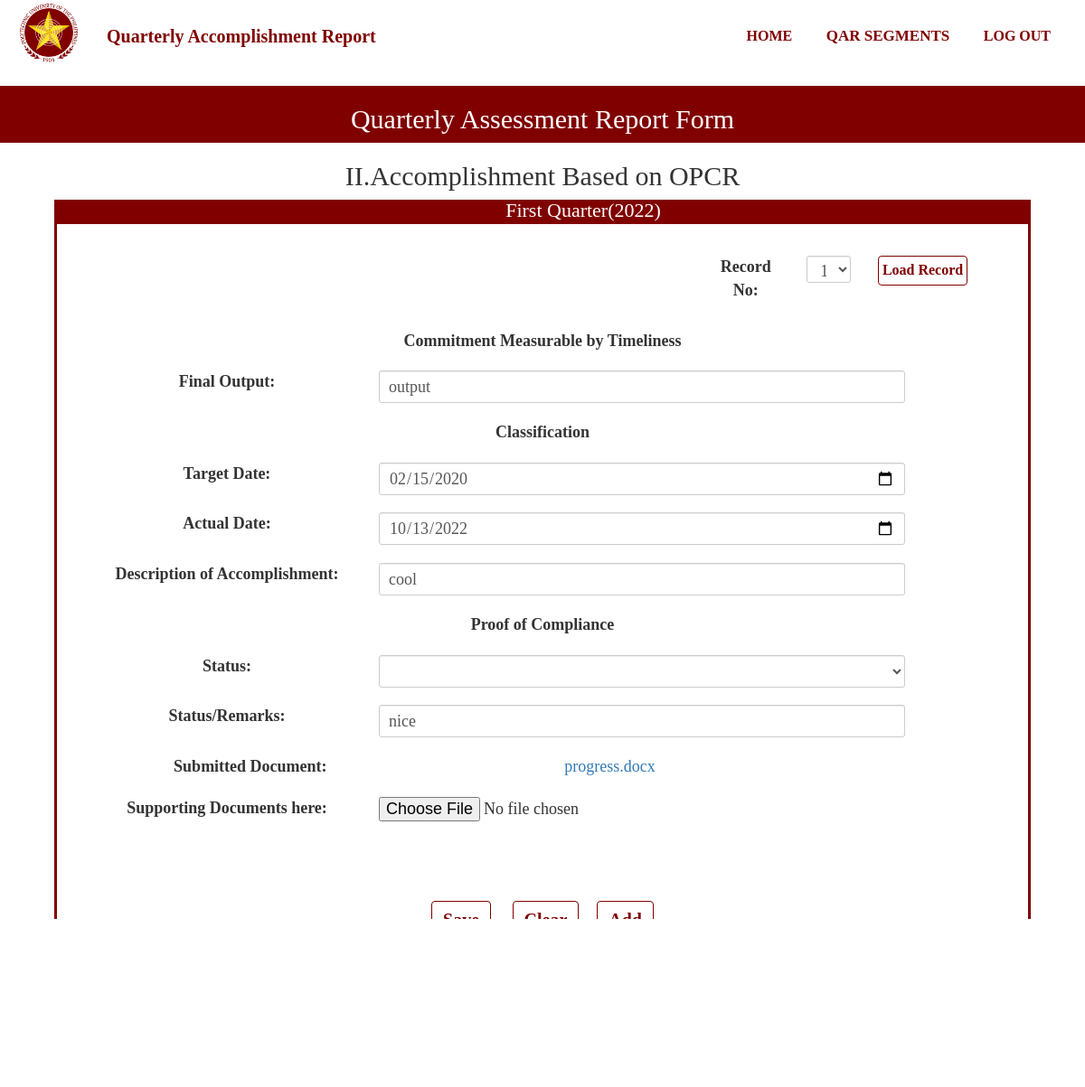
The page /AccomplishmentOPCR3.php?Record=1 (signed in) on the database its author committed.
### tables this page shows
CREATE TABLE `quarter` (
  `QuarterId` bigint(11) NOT NULL,
  `QuarterPart` varchar(50) NOT NULL,
  `QuarterStart` date NOT NULL,
  `QuarterEnd` date NOT NULL,
  `QuarterProgress` varchar(50) NOT NULL,
  `YearId` bigint(20) NOT NULL
);

CREATE TABLE `schoolyear` (
  `YearId` bigint(20) NOT NULL,
  `SchoolYear` varchar(50) NOT NULL
);

CREATE TABLE `user` (
  `UserId` bigint(20) NOT NULL,
  `UserName` varchar(50) NOT NULL,
  `UserPassword` varchar(20) NOT NULL,
  `UserLevel` varchar(20) NOT NULL,
  `RealName` varchar(50) NOT NULL,
  `College` varchar(50) NOT NULL,
  `Faculty_id` bigint(20) NOT NULL,
  `UserEmail` varchar(100) NOT NULL,
  `code` int(11) NOT NULL,
  `UserPhoto` varchar(100) NOT NULL
);

CREATE TABLE `opcrt` (
  `OtId` bigint(20) NOT NULL,
  `SubmissionId` bigint(20) NOT NULL,
  `OtOutput` varchar(50) NOT NULL,
  `OtTargetDate` date NOT NULL,
  `OtActualDate` date NOT NULL,
  `OtDesc` varchar(50) NOT NULL,
  `OtStatus` varchar(50) NOT NULL,
  `OtRemarks` varchar(50) NOT NULL,
  `OtFilename` varchar(100) NOT NULL,
  `OtTempName` varchar(100) NOT NULL,
  `RevStat` int(11) NOT NULL
);

### functions.php (called while the page is built, shortened)
<?php
function check_login($con)
{
    if(isset($_SESSION['UserId']))
    {
        $id = $_SESSION['UserId'];
        $query = "select * from user where UserId = '$id' limit 1";
        $result = mysqli_query($con,$query);
        if($result && mysqli_num_rows($result)>0)
        {
            $user_data = mysqli_fetch_assoc($result);
            return $user_data;
        }
    }
    die;
}
?>

### AccomplishmentOPCR3.php (the view, shortened to what this page needs)
<?php
include("connection.php");
include("functions.php");
include("navbar.php");
$user_data = check_login($con);
$test = $user_data['UserId'];
$resul = $con->query("SELECT OtId FROM opcrt WHERE SubmissionId = (SELECT SubmissionId FROM submission WHERE UserId = '$test' AND (SubmissionStatus = 'Ongoing' OR SubmissionStatus = 'Submitted') AND QuarterId = (SELECT QuarterId FROM quarter WHERE QuarterProgress='Ongoing')) ORDER BY OtId DESC");
$quarter = $con->query("SELECT QuarterPart FROM quarter WHERE QuarterProgress = 'Ongoing'");
$quarteryear = $con->query("SELECT SchoolYear FROM schoolyear WHERE YearId = (SELECT YearId FROM quarter WHERE QuarterProgress = 'Ongoing')");
while($qu = $quarter->fetch_assoc())
{
    $q = $qu['QuarterPart'];
}
while($quy = $quarteryear->fetch_assoc())
{
    $qy = $quy['SchoolYear'];
}
?>
<section id="inner-headline">
    <div class="container">
        <div class="row">
            <div class="col-lg-12">
                <h2 class="pageTitle">Quarterly Assessment Report Form</h2>
            </div>
        </div>
    </div>
</section>
<section id="Form-banner">
    <div class="container">
        <div class="row">
            <div class="col-lg-12">
                <h2 class="pageTitle">II.Accomplishment Based on OPCR</h2>
            </div>
        </div>
    </div>
</section>
<section id="part-banner">
    <div class="container">
        <div class="row">
            <div class="col-lg-12">
            <h4 style="margin:0 auto; padding:0; text-align:center;" class="pageTitle"><?php echo $q; echo "($qy)";?></h4>
            </div>
        </div>
    </div>
</section>
<div class="Form-Group1">
    <form action="" method="GET">
        <div class="form-group">
            <div class="col-md-4"style="margin:15px; float:right;">
                <label class="col-md-4 control-label" for="Status">Record No:</label>
                <div class="col-lg-3">
                <select class="form-control input-sm" name="Record" id="Record">
                    <?php
                            if($resul->num_rows == 0)
                            {
                                echo "<option value=''>1</option>";
                            }
                        ?>
                    </select>
                </div>
                <div class="col-lg-2">
                    <button class="btn btn-primary" style="padding:4px; font-size:16px; margin:0 auto;" type="load" onclick="return confirm('Do you want to load this record?');">Load Record</button>
                </div>
            </div>
        </div>
    </form>
    <form name="actorInsert" onSubmit="return ValidateActInsert()" action="Insert/OPCR3Insert.php" method="POST" enctype="multipart/form-data">
        <?php
            $output = null;
            $datefrom = null;
            $dateto = null;
            $desc = null;
            $status = null;
            $remarks = null;
            $file = null;
            if(isset($_GET['Record']))
            {
                $stat = ("UPDATE addstat SET stat = 0 WHERE id = 1");
                mysqli_query($con,$stat);
                $record = $_GET['Record'];
            }
            $query = "SELECT * FROM opcrt WHERE OtId = '$record'";
            $query_run = mysqli_query($con,$query);
            if(mysqli_num_rows($query_run)>0)
            {
                foreach($query_run as $row)
                {
                    $output = $row['OtOutput'];
                    $datefrom = $row['OtTargetDate'];
                    $dateto = $row['OtActualDate'];
                    $desc = $row['OtDesc'];
                    $status = $row['OtStatus'];
                    $remarks = $row['OtRemarks'];
                    $file = $row['OtTempName'];
                    $original = $row['OtFilename'];
                }
            }
        ?>
        <div class= "col-md-12">
            <label>Commitment Measurable by Timeliness</label>
        </div>
        <div class="form-group">
            <div class="col-md-11">
                <label class="col-md-4 control-label" for="FNAME">Final Output:</label>
                <div class="col-md-8">
                    <input name="output" class="form-control input-sm" placeholder="" type="text" value="<?php echo $output; ?>"  minlength="3" maxlength="80" onkeyup="javascript:capitalize(this.id, this.value);" autocomplete="off" required>
                </div>
            </div>
        </div>
        <div class= "col-md-12">
            <label>Classification</label>
        </div>
        <div class="form-group">
            <div class="rows">
                <div class="col-md-11">
                    <label class="col-md-4 control-label" for="FNAME">Target Date:</label>
                    <div class="col-md-8">
                        <input name="datefrom"  class="form-control input-sm" placeholder="" type="date" value="<?php echo $datefrom;?>"  onkeyup="javascript:capitalize(this.id, this.value);" autocomplete="off" required>
                    </div>
                </div>
            </div>
        </div>
        <div class="form-group">
            <div class="rows">
                <div class="col-md-11">
                    <label class="col-md-4 control-label" for="FNAME">Actual Date:</label>
                    <div class="col-md-8">
                        <input name="dateto" class="form-control input-sm" placeholder="" type="date" value="<?php echo $dateto;?>"  onkeyup="javascript:capitalize(this.id, this.value);" autocomplete="off" required>
                    </div>
                </div>
            </div>
        </div>
        <div class="form-group">
            <div class="col-md-11">
                <label class="col-md-4 control-label" for="FNAME">Description of Accomplishment:</label>
                <div class="col-md-8">
                    <input name="desc" class="form-control input-sm" placeholder="" type="text" value="<?php echo $desc;?>"  minlength="3" maxlength="80" onkeyup="javascript:capitalize(this.id, this.value);" autocomplete="off" required>
                </div>
            </div>
        </div>
        <div class= "col-md-12">
            <label>Proof of Compliance</label>
        </div>
        <div class="form-group">
            <div class="col-md-11"style="margin-bottom:15px;">
                <label class="col-md-4 control-label" for="Status">Status:</label>
                <div class="col-md-8">
                    <select class="form-control input-sm" name="status" id="Status" value="<?php echo $status;?>" minlength="3" maxlength="80" required>
                        <option value=""></option>
                        <option value="Ongoing">Ongoing</option>
                    </select>
                </div>
            </div>
        </div>
        <div class="form-group">
            <div class="col-md-11">
                <label class="col-md-4 control-label" for="FNAME">Status/Remarks:</label>
                <div class="col-md-8">
                    <input name="remarks" class="form-control input-sm" placeholder="" type="text" value="<?php echo $remarks;?>"  minlength="3" maxlength="80" onkeyup="javascript:capitalize(this.id, this.value);" autocomplete="off" required>
                </div>
            </div>
        </div>
        <?php
            if(mysqli_num_rows($query_run)>0)
            {
                $download = 'uploads/'.$file;
                echo "<div class='col-md-11'><label class='col-md-5'>Submitted Document:</label> <a class='col-md-5' href= '".$download."' download>".$original."</a></div>
                <div class='panel-body'>
                    <div class='col-md-11'>
                        <label class='col-md-4'>Supporting Documents here:</label>
                        <input class = 'col-md-7' name='file' type='file' value=''>
                    </div>
                </div>
                ";
            }
        ?>
        <div class="Button-group">
            <button class="btn btn-primary" name="submit" value="submit" type="submit" style="font-weight: bold;" onclick="return confirm('Save submission for this segment?');">Save</span></button>
            <?php
                if(mysqli_num_rows($query_run)>0)
                {
                    echo '<button class="btn btn-primary" name="reseter" value="reseter" type="reseter" style="font-weight: bold;" onclick="return confirm(\'This will Delete The Record. Proceed?\');">Clear</span></button>';
                    echo '<button class="btn btn-primary" name="add" value="add" type="add" style="font-weight: bold;" onclick="return confirm(\'Add Another Record?\');">Add</span></button>';
                }
                else
                {
                    echo '<button class="btn btn-primary" name="reset" value="reset" type="reset" style="font-weight: bold;" onclick="return confirm(\'Are you sure?\');">Clear</span></button>';
                }
            ?>
        </div>
    </form>
</div>
<div class="Button-group">
    <div class="border border-light p-3 mb-4">
        <button id="backbtn" class="btn btn-primarys" name="submit" type="submit" style="font-weight: bold;">Previous</span></button>
        <button id="skipbtn" class="btn btn-primarys" name="submit" type="submit" style="font-weight: bold;">Next</span></button>
    </div>
</div>

### style.css (style rules this page uses)
* { padding: 0; margin: 0; text-decoration: none; list-style: none; box-sizing: border-box; }
body { font-family:montseratt; }
#inner-headline { background:#800000; background-size: cover; background-repeat: no-repeat; position: relative; margin: 0;padding: 0; font-family:montseratt; }
#inner-headline h2.pageTitle { color: white; display:block; text-transform: capitalize; text-align: center; }
#Form-banner { text-align: center; margin: 0; padding: 0; font-family:montseratt; }
#part-banner { padding: 0; font-family:montseratt; margin: 0; background-color: #800000; width: 90%; margin: auto; color: white; }
.col-lg-12 h4 { font-size: 22px; }
.Button-group { margin:0 auto; padding: 30px; text-align: center; }
.btn-primary { margin: 20px; font-size: 20px; font-weight: bold; color:#800000; background-color:white; border-color:#800000; }
.btn-primarys { margin: 20px; font-size: 20px; font-weight: bold; background-color:#800000; border-color:#800000; color:white; }
.form-group { margin:0 auto; text-align: center; padding: 20px; font-size: 16px; }
.panel-body { margin:0 auto; text-align: center; padding: 20px; font-size: 16px; }
.btn-primary { margin: 10px; font-size: 20px; font-weight: bold; color:#800000; background-color:white; border-color:#800000; }
.col-md-11 { margin-bottom: 15px; font-size: 18px; }
.col-md-11 select { height: 36px; font-size: 18px; }
.col-md-12 { font-size: 18px; margin-bottom: 15px; }
.col-md-8 input { height: 36px; font-size: 18px; }
.panel-body { font-size: 18px; }
.col-md-4 { margin-bottom: 15px; }
.col-md-4 select { height: 30px; font-size: 18px; }
.col-md-4 label { font-size: 18px; }
.form-control { height: 30px; font-size: 18px; }
.Form-Group1 { width: 90%; text-align: center; margin: auto; padding: 0; border-color: #800000; border-style: solid; height: auto; }

### rows shown on the page
quarter: QuarterPart "First Quarter"
schoolyear: SchoolYear "2022"
opcrt: output "output", datefrom "02/15/2020", dateto "10/13/2022", desc "cool", remarks "nice", OtFilename "progress.docx"
